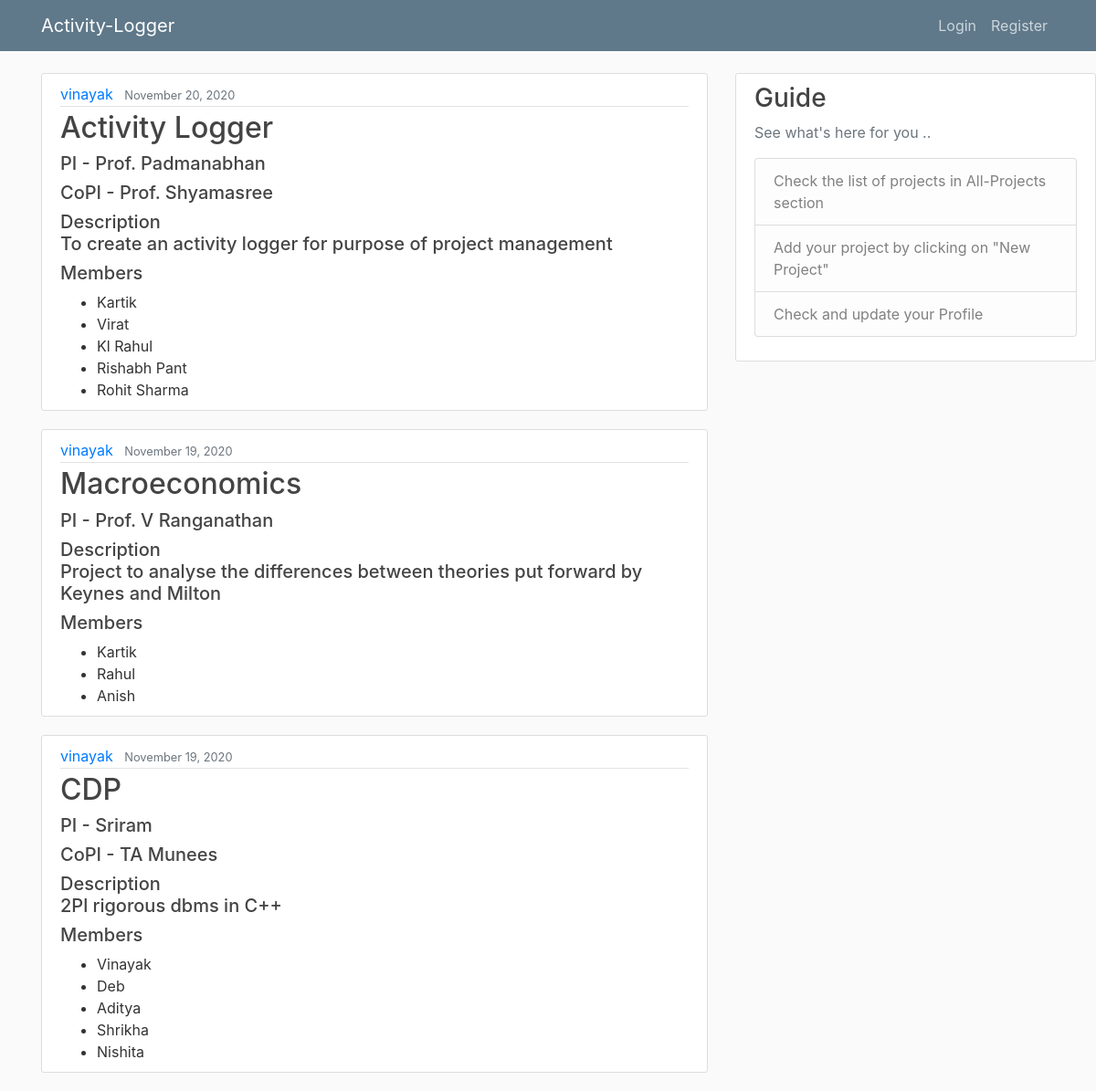
/home, run on an earlier commit of the app's database.
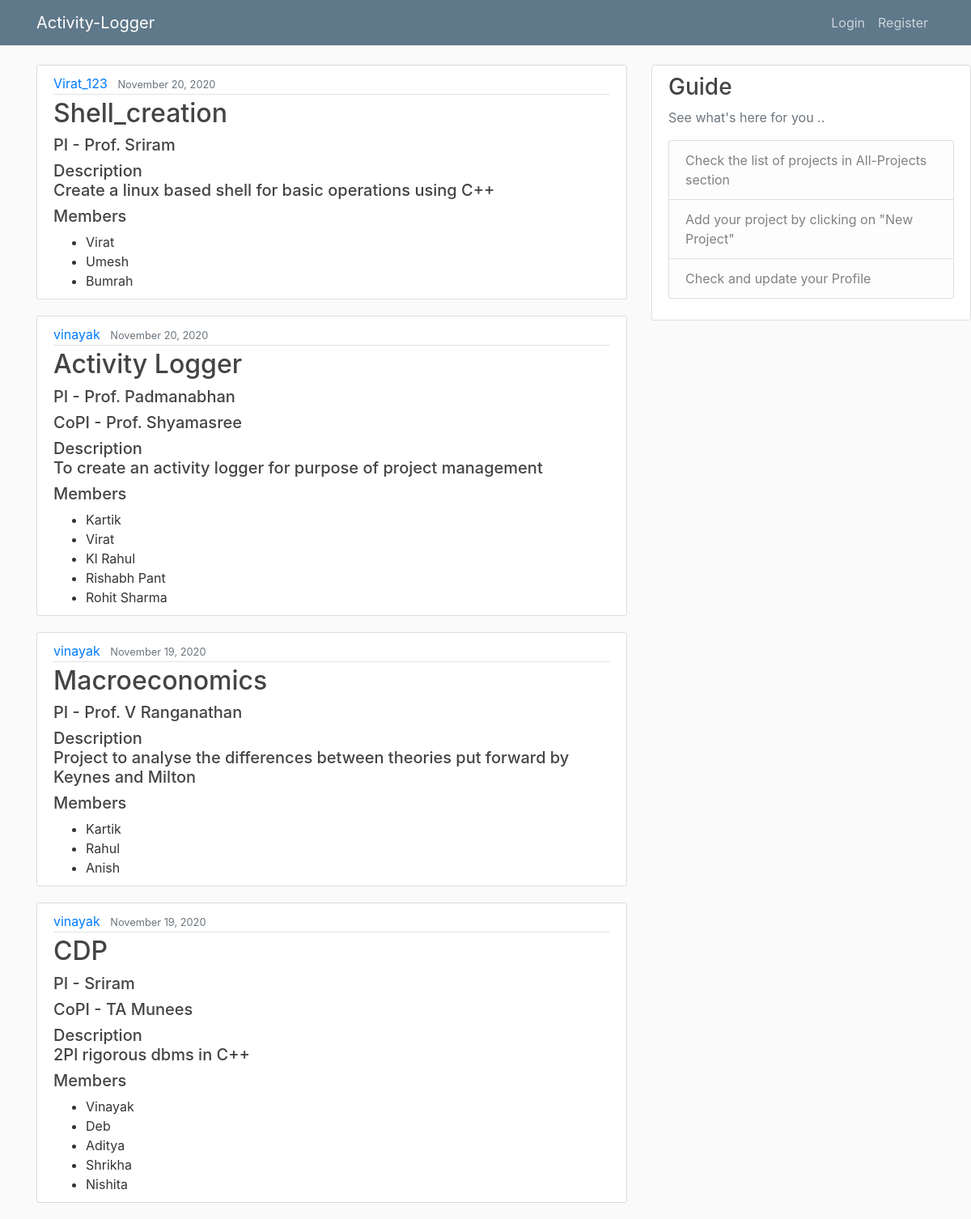
And on a later commit of the database.
### blog/models.py (models this page shows, shortened)
class Post(models.Model):
	title = models.CharField(max_length=100)
	content = models.TextField()
	PI = models.CharField(max_length=100, blank=True, default='')
	coPI = models.CharField(max_length=100, blank=True, default='')
	member1 = models.CharField(max_length=100, blank=True, default='')
	member2 = models.CharField(max_length=100, blank=True, default='')
	member3 = models.CharField(max_length=100, blank=True, default='')
	member4 = models.CharField(max_length=100, blank=True, default='')
	member5 = models.CharField(max_length=100, blank=True, default='')
	funding = models.DecimalField(decimal_places=2,max_digits=15)
	sanctionedAmount = models.DecimalField(decimal_places=2,max_digits=15)
	startDate = models.DateField()
	endDate = models.DateField()
	date = models.DateTimeField(default=timezone.now)
	author = models.ForeignKey(User, on_delete=models.CASCADE)

### blog/views.py (the view)
# urls.py: path('home', PostListView.as_view(), name='blog-home'),
class PostListView(ListView):
	model = Post
	template_name = 'blog/home.html'
	context_object_name = 'posts'
	ordering = ['-date']
	paginate_by = 6

### blog/templates/blog/home.html (shortened to what this page needs)
{% extends "blog/base.html" %}
{% block content %}
	{% for post in posts %}
		<article class="media content-section">
		  <div class="media-body">
		    <div class="article-metadata">
		      <a class="mr-2" href="{% url 'user-posts' post.author.username %}">{{ post.author }}</a>
		      <small class="text-muted">{{ post.date|date:"F d, Y" }}</small>
		    </div>
		    <h2><a class="article-title" href="{% url 'post-detail' post.id %} ">{{ post.title }}</a></h2>
		    <h5> PI - {{post.PI}} </h5>
		    {% if post.coPI %}
		    		<h5> CoPI - {{ post.coPI }} </h5>
		    {% endif %}
		    <h5 class="article-content"  >Description<br>{{ post.content }}</h5>
		    <h5> Members </h5>
		    <ul>
		    	{% if post.member1 %}
		    		<li> {{ post.member1 }} </li>
		    	{% endif %}
		    	{% if post.member2 %}
		    		<li> {{ post.member2 }} </li>
		    	{% endif %}
		    	{% if post.member3 %}
		    		<li> {{ post.member3 }} </li>
		    	{% endif %}
		    	{% if post.member4 %}
		    		<li> {{ post.member4 }} </li>
		    	{% endif %}
		    	{% if post.member5 %}
		    		<li> {{ post.member5 }} </li>
		    	{% endif %}
		    </ul>
		   </div>
		</article>
	{% endfor %}
{% endblock content %}

What changed in the data, as far as the page shows it:
added Post: author "Virat_123", date "November 20, 2020", title "Shell_creation", PI "Prof. Sriram", content "Create a linux based shell for basic operations using C++", member1 "Virat", member2 "Umesh", member3 "Bumrah"
